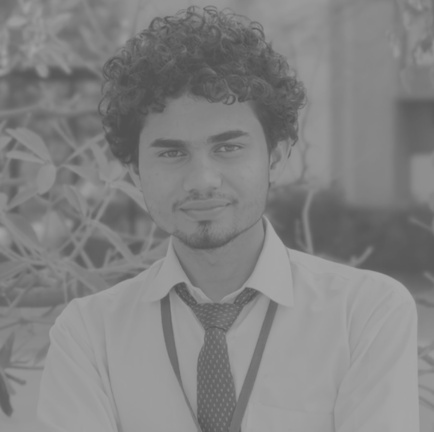
#> input picture CV_Unit_II_Assignment/03_Contrast_Stretching/input.jpg, 434 x 432 px
$ python program.py
#> lines starting #> are read from the running program, lines starting #| are printed output that depends on the picture
import cv2
import numpy as np

image = cv2.imread("input.jpg", cv2.IMREAD_GRAYSCALE)
#> image is the input picture: shape (432, 434); min 79, max 169, mean 130.6
if image is None:
    raise FileNotFoundError("input.jpg not found")

old_min = int(image.min())
#> old_min = 79
old_max = int(image.max())
#> old_max = 169
print("Minimum intensity:", old_min)
#| Minimum intensity: 79
print("Maximum intensity:", old_max)
#| Maximum intensity: 169

if old_max > old_min:
    stretched = ((image.astype(np.float32) - old_min) * 255.0 /
                 (old_max - old_min))
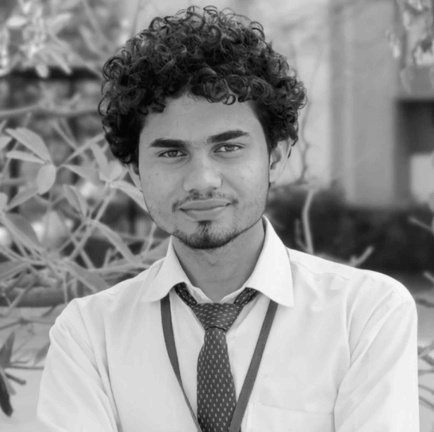
#> stretched: shape (432, 434) float32; min 0, max 255, mean 146.3
    stretched = np.clip(stretched, 0, 255).astype(np.uint8)
else:
    stretched = image.copy()

cv2.imwrite("output.png", stretched)
